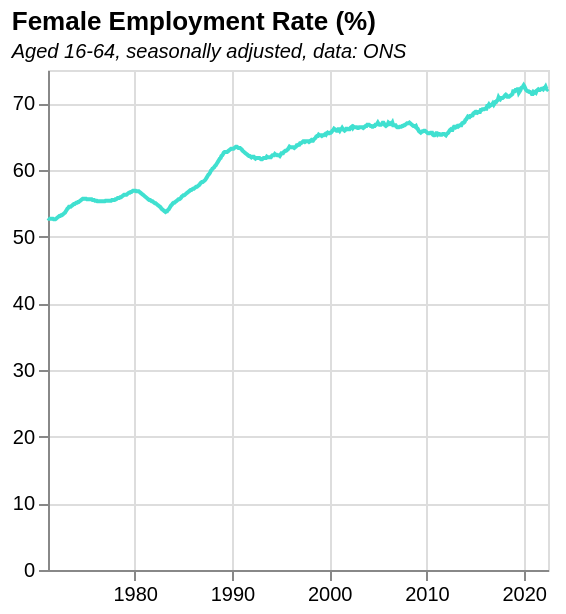

Vega-Lite specification stored for this chart:
### Vega-Lite specification from a JSON file in a GitHub repository (floating-point values rounded to 4 significant figures; data arrays with more than 128 entries replaced by an {"elided": "..."} marker saying what was removed)
{"$schema": "https://vega.github.io/schema/vega-lite/v5.json", "data": {"values": {"elided": "618 records"}, "format": {"parse": {"date": "date"}}}, "title": {"text": "Female Employment Rate (%)", "subtitle": "Aged 16-64, seasonally adjusted, data: ONS", "subtitleFontStyle": "italic", "subtitleFontSize": 10, "anchor": "start", "color": "black"}, "width": 250, "height": 250, "mark": {"type": "line", "color": "turquoise", "strokeWidth": 2, "opacity": 1}, "encoding": {"x": {"field": "date", "type": "temporal", "title": null}, "y": {"field": "value", "type": "quantitative", "scale": {"domain": [0, 75]}, "title": null}, "tooltip": [{"field": "date", "type": "temporal", "title": "Date"}, {"field": "value", "type": "quantitative", "title": "Female employment rate", "format": ".1f"}]}}
